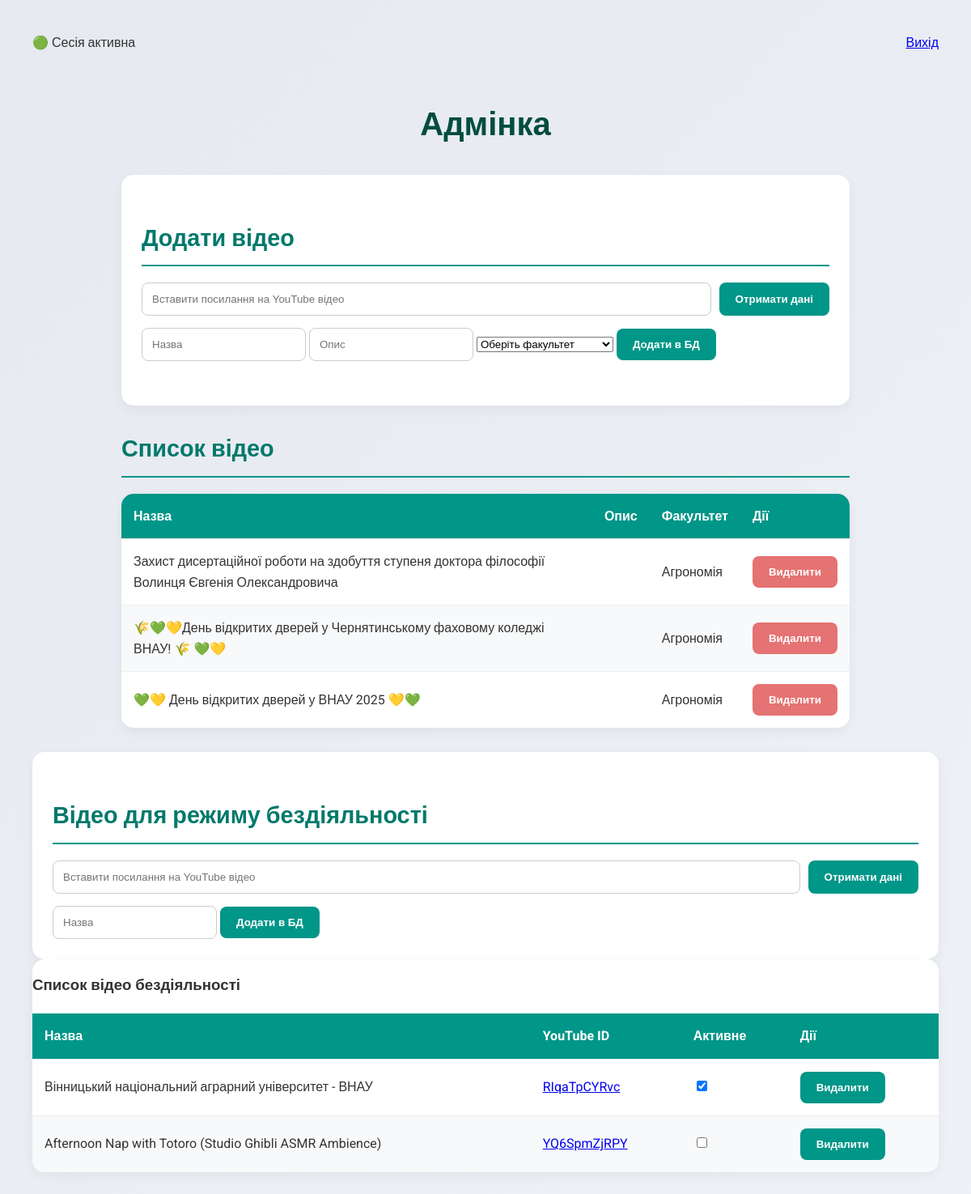
Before: /admin (signed in) with the older database file.
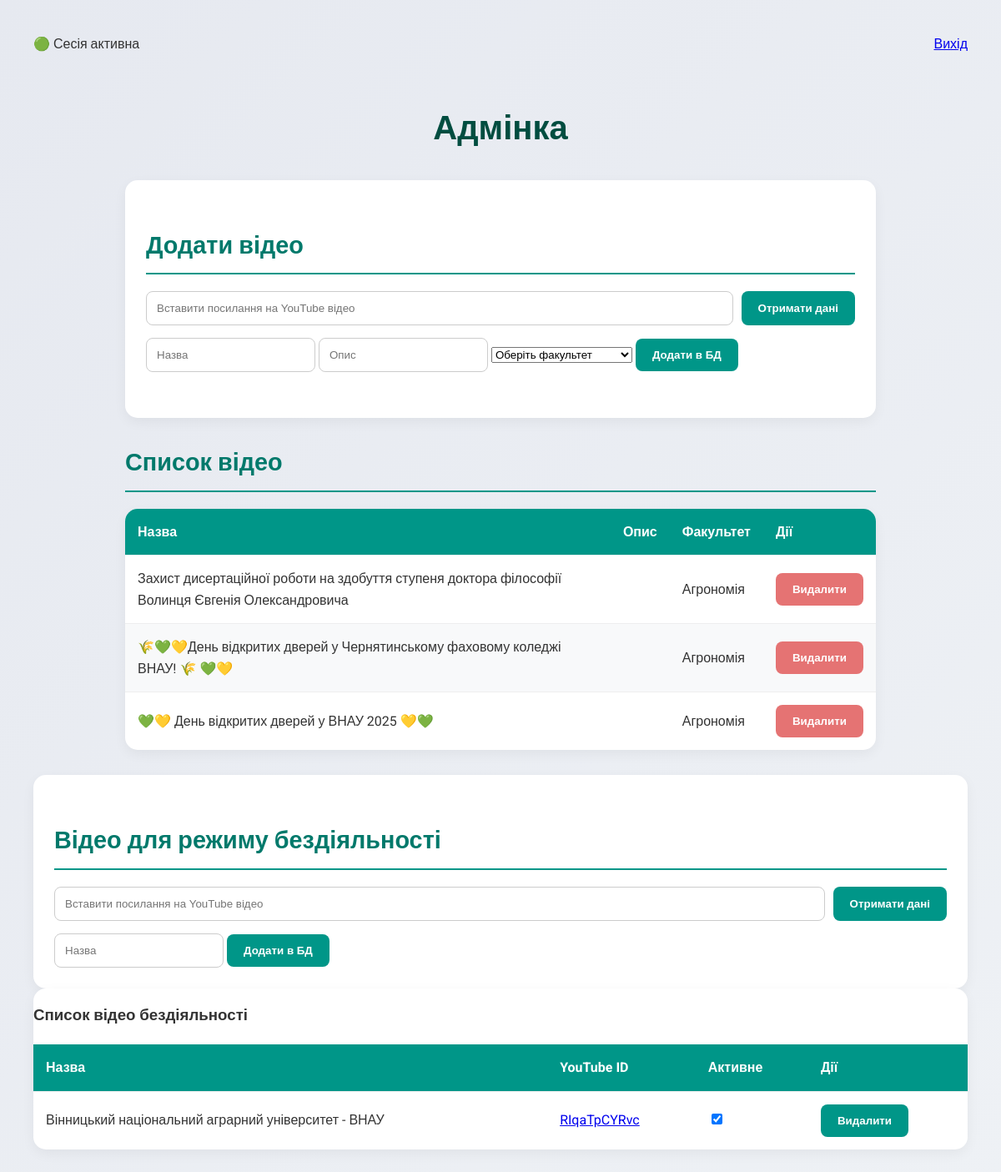
After: the same page with the newer database file.
### tables this page shows
CREATE TABLE videos (
        id INTEGER PRIMARY KEY AUTOINCREMENT,
        yt_id TEXT NOT NULL,
        title TEXT NOT NULL,
        description TEXT,
        faculty TEXT NOT NULL
    );

CREATE TABLE idle_videos (
        id INTEGER PRIMARY KEY AUTOINCREMENT,
        yt_id TEXT NOT NULL,
        title TEXT,
        is_active BOOLEAN NOT NULL CHECK (is_active IN (0, 1)) DEFAULT 0
    );

### app.py (the view)
@app.route("/admin")
def admin_page():
    if 'user' not in session:
        return redirect(url_for('login'))
    videos = database.get_videos(limit=1000, offset=0)
    idle_videos = database.get_idle_videos()
    faculties = [
        "Агрономія", "Екологія", "Інженерія", "Економіка",
        "Облік і фінанси", "Менеджмент", "Технології виробництва", "Ветеринарна медицина"
    ]
    return render_template("admin.html", user=session.get("user"), videos=videos, faculties=faculties, idle_videos=idle_videos)

### database.py (called while the page is built)
def get_videos(faculty=None, limit=5, offset=0):
    conn = sqlite3.connect(DB_NAME)
    c = conn.cursor()
    if faculty:
        c.execute("SELECT id, yt_id, title, description, faculty FROM videos WHERE faculty=? LIMIT ? OFFSET ?",
                  (faculty, limit, offset))
    else:
        c.execute("SELECT id, yt_id, title, description, faculty FROM videos LIMIT ? OFFSET ?",
                  (limit, offset))
    rows = c.fetchall()
    conn.close()
    return [{"id": r[0], "yt_id": r[1], "title": r[2], "description": r[3], "faculty": r[4]} for r in rows]

def get_idle_videos():
    conn = sqlite3.connect(DB_NAME)
    c = conn.cursor()
    c.execute("SELECT * FROM idle_videos ORDER BY id DESC")
    rows = c.fetchall()
    conn.close()
    return [{"id": r[0], "yt_id": r[1], "title": r[2], "is_active": r[3]} for r in rows]

### templates/admin.html (shortened to what this page needs)
<!DOCTYPE html>
<html lang="uk">
<head>
    <link rel="stylesheet" href="/static/css/admin.css">
</head>
<body>
    <div class="auth-info">
        <div class="session-status" id="sessionStatus">
            🟢 Сесія активна
        </div>
        <div class="logout">
            <a href="/logout" class="logout-btn">
                Вихід
            </a>
        </div>
    </div>
    <div id="admin-content" class="admin-container">
        <h1>Адмінка</h1>
        <div class="add-video-section card">
            <h2>Додати відео</h2>
            <div class="fetch-input-group">
                <input type="text" id="youtube-url" placeholder="Вставити посилання на YouTube відео">
                <button id="fetch-btn" type="button" class="btn">Отримати дані</button>
            </div>
            <form id="add-video-form" method="POST" action="{{ url_for('admin_add') }}">
                <input type="text" name="title" id="title" placeholder="Назва" required>
                <input type="text" name="description" id="description" placeholder="Опис">
                <select name="faculty" id="faculty-select" required>
                    <option value="" disabled selected>Оберіть факультет</option>
                </select>
                <button type="submit" class="btn">Додати в БД</button>
            </form>
            <span id="status-message"></span>
        </div>
        <h2>Список відео</h2>
        <div class="table-container card">
            <table>
                <thead>
                    <tr>
                        <th>Назва</th>
                        <th>Опис</th>
                        <th>Факультет</th>
                        <th>Дії</th>
                    </tr>
                </thead>
                <tbody>
                    {% for v in videos %}
                    <tr>
                        <td>{{ v.title }}</td>
                        <td>{{ v.description }}</td>
                        <td>{{ v.faculty }}</td>
                        <td>
                            <form method="POST" action="{{ url_for('admin_delete', video_id=v.id) }}">
                                <button type="submit" class="btn delete-btn">Видалити</button>
                            </form>
                        </td>
                    </tr>
                    {% endfor %}
                </tbody>
            </table>
        </div>
    </div>
    <div class="add-idle-video-section card">
    <h2>Відео для режиму бездіяльності</h2>
    <div class="fetch-input-group">
        <input type="text" id="idle-youtube-url" placeholder="Вставити посилання на YouTube відео">
        <button id="idle-fetch-btn" type="button" class="btn">Отримати дані</button>
    </div>
    <form id="add-idle-video-form">
        <input type="text" name="title" id="idle-title" placeholder="Назва" required>
        <button type="submit" class="btn">Додати в БД</button>
    </form>
</div>
<div class="table-container card">
    <h3>Список відео бездіяльності</h3>
    <table>
        <thead>
            <tr>
                <th>Назва</th>
                <th>YouTube ID</th>
                <th>Активне</th>
                <th>Дії</th>
            </tr>
        </thead>
        <tbody>
            {% for v in idle_videos %}
            <tr>
                <td>{{ v.title }}</td>
                <td><a href="https://www.youtube.com/watch?v={{ v.yt_id }}" target="_blank">{{ v.yt_id }}</a></td>
                <td><input type="checkbox" class="idle-toggle" data-id="{{ v.id }}" {{ 'checked' if v.is_active else '' }}></td>
                <td>
                    <button type="button" class="btn delete-idle-btn" data-id="{{ v.id }}">Видалити</button>
                </td>
            </tr>
            {% endfor %}
        </tbody>
    </table>
</div>
</body>
</html>

### static/css/admin.css (style rules this page uses)
body { font-family: 'Roboto', sans-serif; background: linear-gradient(135deg, #e6e9f0, #eef1f5); padding: 40px; margin: 0; color: #333333; line-height: 1.6; }
.auth-info { display: flex; flex-direction: row; justify-content: space-between; }
.logout { list-style: none; }
.admin-container { max-width: 900px; margin: 0 auto; padding: 30px; }
h1 { text-align: center; color: #004d40; font-size: 2.5em; font-weight: 700; margin-bottom: 30px; }
h2 { color: #00796b; font-size: 1.8em; border-bottom: 2px solid #009688; padding-bottom: 10px; margin-top: 30px; margin-bottom: 20px; }
.card { background-color: #fff; border-radius: 15px; padding: 25px; box-shadow: 0 5px 15px rgba(0, 0, 0, 0.05); }
.add-video-section { margin-bottom: 30px; }
.fetch-input-group { display: flex; gap: 10px; margin-bottom: 15px; }
input[type="text"] { flex-grow: 1; padding: 12px; border: 1px solid #ccc; border-radius: 8px; transition: border-color 0.3s; }
.btn { padding: 12px 20px; border: none; background-color: #009688; color: white; font-weight: 700; cursor: pointer; border-radius: 8px; transition: background-color 0.3s ease, transform 0.2s; }
.delete-btn { background-color: #e57373; }
#status-message { display: block; margin-top: 10px; font-style: italic; color: #555; min-height: 20px; }
.table-container { background-color: #fff; border-radius: 15px; overflow: hidden; box-shadow: 0 5px 15px rgba(0, 0, 0, 0.05); padding: 0; }
table { width: 100%; border-collapse: collapse; }
th, td { padding: 15px; text-align: left; border-bottom: 1px solid #eee; }
thead th { background-color: #009688; color: white; font-weight: 700; }
tbody tr:last-child td { border-bottom: none; }
tbody tr:nth-child(even) { background-color: #f8f9fa; }
td form { margin: 0; }

Changed rows visible on the page:
removed idle_videos: title "Afternoon Nap with Totoro (Studio Ghibli ASMR Ambience)", yt_id "YQ6SpmZjRPY"
